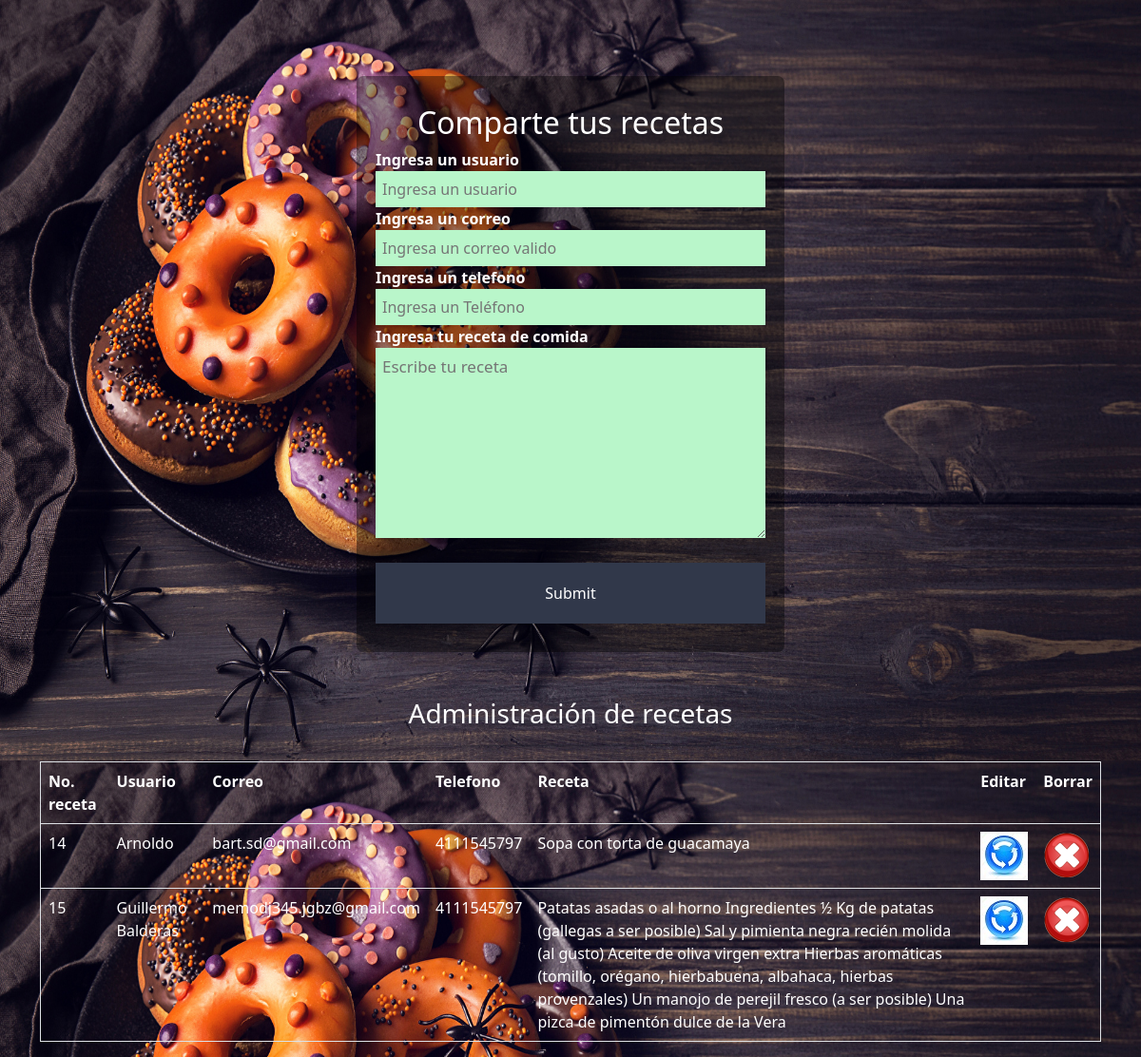
The page / on the database its author committed.
### tables this page shows
CREATE TABLE `receta` (
  `id` int(10) NOT NULL,
  `usuario` varchar(30) NOT NULL,
  `correo` varchar(50) NOT NULL,
  `telefono` varchar(12) NOT NULL,
  `receta` varchar(1000) NOT NULL
);

### Index.php (the view, shortened to what this page needs)
<!DOCTYPE html>
<html lang="en">
<head>
	<link rel="stylesheet" href="./csss/estilos.css">
	<link rel="stylesheet" href="https://cdn.jsdelivr.net/npm/bootstrap@4.5.3/dist/css/bootstrap.min.css">
    <link href="https://cdn.jsdelivr.net/npm/bootstrap@5.0.0-beta1/dist/css/bootstrap.min.css" rel="stylesheet">
</head>
<body>
<form action="control.php" method="POST" id="form_actualizar">
        <h2>Comparte tus recetas</h2>
        <b style="color:white ;">Ingresa un usuario</b>
        <input style="background-color: #B9F6CA;" type="text" name="usuario" placeholder="Ingresa un usuario">
        <b style="color:white ;">Ingresa un correo</b>
        <input style="background-color: #B9F6CA;" type="text" name="correo" placeholder="Ingresa un correo valido">
        <b style="color:white ;">Ingresa un telefono</b>
        <input style="background-color: #B9F6CA;" type="text" name="telefono" placeholder="Ingresa un Teléfono">
        <b style="color:white ;">Ingresa tu receta de comida</b>
        <textarea style="background-color:  #B9F6CA;" name="receta" id="receta" placeholder="Escribe tu receta" cols="30" rows="10"></textarea>
        <input type="submit" name="enviar" id="boton">
    </form> <br> <br>
<div class="container">
<div>
		<center><h3 style="color:white;" id='titu'> Administración de recetas</h2></center>
		</div>
		<div class="well well-small">
		<hr class="soft"/>
		<div class="row-fluid">
		<?php
				$conectar = new Conexion();
				$conectar->conectar();
				$conect=$conectar->getConexion();
				$sql=("SELECT * FROM receta");
				$query=mysqli_query($conect,$sql);
				echo "<table border='1'; class='table table-hover';>";
					echo "<tr class='warning'>";
						echo "<td style=color:white;><b>No. receta</b></td>";
						echo "<td style=color:white;><b>Usuario</b></td>";
						echo "<td style=color:white;><b>Correo</b></td>";
						echo "<td style=color:white;><b>Telefono</b></td>";
						echo "<td style=color:white;><b>Receta</b></td>";
						echo "<td style=color:white;><b>Editar</b></td>";
						echo "<td style=color:white;><b>Borrar</b></td>";
					echo "</tr>";
				 while($arreglo=mysqli_fetch_array($query)){
				  	echo "<tr class='success'>";
				    	echo "<td style=color:white;>$arreglo[0]</td>";
				    	echo "<td style=color:white;>$arreglo[1]</td>";
				    	echo "<td style=color:white;>$arreglo[2]</td>";
				    	echo "<td style=color:white;>$arreglo[3]</td>";
						echo "<td style=color:white;>$arreglo[4]</td>";
				    	echo "<td><a href='/ApiComparte/controlador/update.php? id=$arreglo[0]'><img src='/ApiComparte/images/actualizar.jpg' class='img-rounded'/></a></td>";
						echo "<td><a href='/ApiComparte/index.php?id=$arreglo[0]&idborrar=2'><img src='/ApiComparte/images/eliminar.png' class='img-rounded'/></a></td>";
					echo "</tr>";
				}
				echo "</table>";
			?>
</div>
</body>
</html>

### csss/estilos.css (style rules this page uses)
body { background-image: url(../imagenes/recetas3.png); background-size: 100vw 100vh; background-attachment: fixed; margin: 0; font-family: monospace; }
form { width: 450px; margin: auto; background: rgba(0, 0, 0, 0.4); padding: 30px 20px; box-sizing: border-box; margin-top: 80px; border-radius: 7px; }
h2 { color: #fff; text-align: center; margin: 0; font-size: 30px; margin-bottom: 20px; }
input, textarea { width: 100%; margin-bottom: 20px; padding: 7px; box-sizing: border-box; font-size: 17px; border: none; }
textarea { min-height: 100px; max-height: 200px; max-width: 100%; }
#boton { background: #31384A; color: #fff; padding: 20px; }
#receta { width: 100%; margin-bottom: 20px; padding: 7px; box-sizing: border-box; font-size: 17px; border: none; min-height: 100px; max-height: 200px; max-width: 100%; }

### rows shown on the page
receta: id "14", usuario "Arnoldo", correo "bart.sd@gmail.com", telefono "4111545797", receta "Sopa con torta de guacamaya"
receta: id "15", usuario "Guillermo Balderas", correo "memodj345.jgbz@gmail.com", telefono "4111545797", receta "Patatas asadas o al horno Ingredientes ½ Kg de patatas (gallegas a ser posible) Sal y pimienta negra recién molida (al gusto) Aceite de oliva virgen extra Hierbas aromáticas (tomillo, orégano, hierbabuena, albahaca, hierbas provenzales) Un manojo de perejil fresco (a ser posible) Una pizca de pimentón dulce de la Vera"
